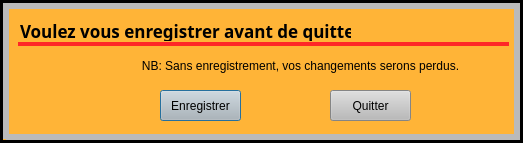
<?xml version="1.0" encoding="UTF-8"?>
<ui version="4.0">
 <class>Dialog</class>
 <widget class="QDialog" name="Dialog">
  <property name="geometry">
   <rect>
    <x>0</x>
    <y>0</y>
    <width>523</width>
    <height>143</height>
   </rect>
  </property>
  <property name="windowTitle">
   <string>Enregistrer</string>
  </property>
  <property name="styleSheet">
   <string notr="true">background-color:rgb(255, 180, 55)</string>
  </property>
  <widget class="QLabel" name="label_3">
   <property name="geometry">
    <rect>
     <x>18</x>
     <y>42</y>
     <width>491</width>
     <height>4</height>
    </rect>
   </property>
   <property name="styleSheet">
    <string notr="true">background-color: rgb(255, 39, 39);</string>
   </property>
   <property name="text">
    <string/>
   </property>
  </widget>
  <widget class="QLabel" name="label_4">
   <property name="geometry">
    <rect>
     <x>30</x>
     <y>50</y>
     <width>71</width>
     <height>61</height>
    </rect>
   </property>
   <property name="text">
    <string/>
   </property>
   <property name="pixmap">
    <pixmap>Ressources/img/Enregistrer.png</pixmap>
   </property>
   <property name="scaledContents">
    <bool>true</bool>
   </property>
  </widget>
  <widget class="QPushButton" name="Enregistrer">
   <property name="geometry">
    <rect>
     <x>160</x>
     <y>90</y>
     <width>81</width>
     <height>31</height>
    </rect>
   </property>
   <property name="cursor">
    <cursorShape>PointingHandCursor</cursorShape>
   </property>
   <property name="styleSheet">
    <string notr="true">background-color: rgb(186, 186, 186); </string>
   </property>
   <property name="text">
    <string>Enregistrer</string>
   </property>
  </widget>
  <widget class="QPushButton" name="Quitter">
   <property name="geometry">
    <rect>
     <x>330</x>
     <y>90</y>
     <width>81</width>
     <height>31</height>
    </rect>
   </property>
   <property name="cursor">
    <cursorShape>PointingHandCursor</cursorShape>
   </property>
   <property name="styleSheet">
    <string notr="true">background-color: rgb(186, 186, 186); </string>
   </property>
   <property name="text">
    <string>Quitter</string>
   </property>
  </widget>
  <widget class="QLabel" name="label">
   <property name="geometry">
    <rect>
     <x>20</x>
     <y>20</y>
     <width>331</width>
     <height>21</height>
    </rect>
   </property>
   <property name="font">
    <font>
     <family>Calibri Light</family>
     <pointsize>13</pointsize>
     <bold>true</bold>
    </font>
   </property>
   <property name="styleSheet">
    <string notr="true"/>
   </property>
   <property name="text">
    <string>Voulez vous enregistrer avant de quitter?</string>
   </property>
   <property name="scaledContents">
    <bool>true</bool>
   </property>
  </widget>
  <widget class="QLabel" name="label_2">
   <property name="geometry">
    <rect>
     <x>130</x>
     <y>50</y>
     <width>341</width>
     <height>31</height>
    </rect>
   </property>
   <property name="font">
    <font>
     <family>Arial</family>
     <pointsize>9</pointsize>
     <bold>false</bold>
    </font>
   </property>
   <property name="styleSheet">
    <string notr="true"/>
   </property>
   <property name="text">
    <string>NB: Sans enregistrement, vos changements serons perdus.</string>
   </property>
   <property name="scaledContents">
    <bool>true</bool>
   </property>
   <property name="alignment">
    <set>Qt::AlignCenter</set>
   </property>
  </widget>
  <widget class="QLabel" name="label_9">
   <property name="geometry">
    <rect>
     <x>514</x>
     <y>3</y>
     <width>6</width>
     <height>138</height>
    </rect>
   </property>
   <property name="styleSheet">
    <string notr="true">background-color:rgb(186,186,186);</string>
   </property>
   <property name="text">
    <string/>
   </property>
  </widget>
  <widget class="QLabel" name="label_14">
   <property name="geometry">
    <rect>
     <x>520</x>
     <y>2</y>
     <width>3</width>
     <height>138</height>
    </rect>
   </property>
   <property name="styleSheet">
    <string notr="true">background-color:rgb</string>
   </property>
   <property name="text">
    <string/>
   </property>
  </widget>
  <widget class="QLabel" name="label_13">
   <property name="geometry">
    <rect>
     <x>0</x>
     <y>140</y>
     <width>523</width>
     <height>3</height>
    </rect>
   </property>
   <property name="styleSheet">
    <string notr="true">background-color:rgb</string>
   </property>
   <property name="text">
    <string/>
   </property>
  </widget>
  <widget class="QLabel" name="label_8">
   <property name="geometry">
    <rect>
     <x>3</x>
     <y>3</y>
     <width>6</width>
     <height>136</height>
    </rect>
   </property>
   <property name="styleSheet">
    <string notr="true">background-color:rgb(186,186,186);</string>
   </property>
   <property name="text">
    <string/>
   </property>
  </widget>
  <widget class="QLabel" name="label_15">
   <property name="geometry">
    <rect>
     <x>0</x>
     <y>0</y>
     <width>3</width>
     <height>140</height>
    </rect>
   </property>
   <property name="styleSheet">
    <string notr="true">background-color:rgb</string>
   </property>
   <property name="text">
    <string/>
   </property>
  </widget>
  <widget class="QLabel" name="label_12">
   <property name="geometry">
    <rect>
     <x>0</x>
     <y>0</y>
     <width>523</width>
     <height>3</height>
    </rect>
   </property>
   <property name="styleSheet">
    <string notr="true">background-color:rgb</string>
   </property>
   <property name="text">
    <string/>
   </property>
  </widget>
  <widget class="QLabel" name="label_11">
   <property name="geometry">
    <rect>
     <x>6</x>
     <y>3</y>
     <width>513</width>
     <height>6</height>
    </rect>
   </property>
   <property name="styleSheet">
    <string notr="true">background-color:rgb(186,186,186);</string>
   </property>
   <property name="text">
    <string/>
   </property>
  </widget>
  <widget class="QLabel" name="label_10">
   <property name="geometry">
    <rect>
     <x>6</x>
     <y>134</y>
     <width>513</width>
     <height>6</height>
    </rect>
   </property>
   <property name="styleSheet">
    <string notr="true">background-color:rgb(186,186,186);</string>
   </property>
   <property name="text">
    <string/>
   </property>
  </widget>
  <widget class="QPushButton" name="Fermer">
   <property name="geometry">
    <rect>
     <x>480</x>
     <y>8</y>
     <width>41</width>
     <height>31</height>
    </rect>
   </property>
   <property name="font">
    <font>
     <pointsize>11</pointsize>
     <bold>true</bold>
    </font>
   </property>
   <property name="cursor">
    <cursorShape>PointingHandCursor</cursorShape>
   </property>
   <property name="text">
    <string/>
   </property>
   <property name="icon">
    <iconset>
     <normaloff>Ressources/img/Supprimer.png</normaloff>Ressources/img/Supprimer.png</iconset>
   </property>
   <property name="iconSize">
    <size>
     <width>33</width>
     <height>56</height>
    </size>
   </property>
   <property name="flat">
    <bool>true</bool>
   </property>
  </widget>
 </widget>
 <resources/>
 <connections>
  <connection>
   <sender>Fermer</sender>
   <signal>clicked()</signal>
   <receiver>Dialog</receiver>
   <slot>close()</slot>
   <hints>
    <hint type="sourcelabel">
     <x>485</x>
     <y>16</y>
    </hint>
    <hint type="destinationlabel">
     <x>427</x>
     <y>-19</y>
    </hint>
   </hints>
  </connection>
 </connections>
</ui>
